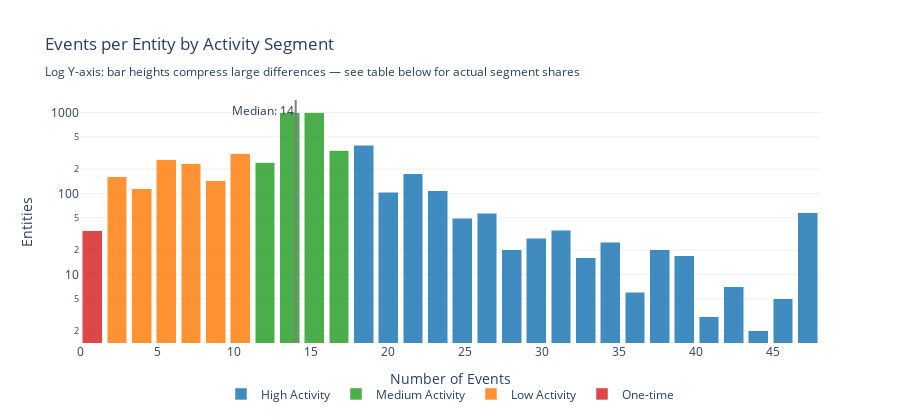

Notebook source saved alongside this figure:
### Markdown cell above
## 1a.4 Events per Entity Distribution

**Goal:** Understand how event volume varies across entities to guide feature engineering and identify modeling challenges.

| Segment | Definition | Why It Matters for Modeling |
|---------|------------|---------------------------|
| **One-time** | Exactly 1 event | No temporal features possible; cold-start problem |
| **Low Activity** | Below Q25 | Sparse features, many zeros; log-transform counts |
| **Medium Activity** | Q25 to Q75 | Core population; standard aggregation windows work |
| **High Activity** | Above Q75 | Rich features; watch for training set dominance |

### Code cell
from customer_retention.stages.profiling import classify_activity_segments

segment_result = classify_activity_segments(ts_profile.entity_lifecycles)

segment_order = ["One-time", "Low Activity", "Medium Activity", "High Activity"]
segment_colors = {
    "One-time": "#d62728", "Low Activity": "#ff7f0e",
    "Medium Activity": "#2ca02c", "High Activity": "#1f77b4",
}

event_counts = segment_result.lifecycles["event_count"]
x_max = event_counts.quantile(0.99)
bins = np.linspace(0, x_max, 31)
bin_centers = (bins[:-1] + bins[1:]) / 2

lc = segment_result.lifecycles
bin_indices = np.digitize(lc["event_count"], bins) - 1
bin_indices = bin_indices.clip(0, len(bin_centers) - 1)
lc_binned = lc.assign(_bin=bin_indices)

fig = go.Figure()
for seg in segment_order:
    subset = lc_binned[lc_binned["activity_segment"] == seg]
    if subset.empty:
        continue
    counts_per_bin = subset.groupby("_bin").size().reindex(range(len(bin_centers)), fill_value=0)
    fig.add_trace(go.Bar(
        x=bin_centers, y=counts_per_bin.values, name=seg,
        marker_color=segment_colors[seg], opacity=0.85,
    ))

fig.add_vline(
    x=event_counts.median(), line_dash="solid", line_color="gray",
    annotation_text=f"Median: {event_counts.median():.0f}",
    annotation_position="top left",
)

use_log_y = event_counts.value_counts().max() > event_counts.value_counts().median() * 50

log_note = ("<br><sub>Log Y-axis: bar heights compress large differences — "
            "see table below for actual segment shares</sub>" if use_log_y else "")

fig.update_layout(
    barmode="stack", template="plotly_white", height=420,
    title="Events per Entity by Activity Segment" + log_note,
    xaxis_title="Number of Events",
    yaxis_title="Entities",
    yaxis_type="log" if use_log_y else "linear",
    legend=dict(orientation="h", yanchor="top", y=-0.15, xanchor="center", x=0.5),
    margin=dict(b=70),
)
display_figure(fig)

### Figure 1 — Plotly figure (JSON) as saved in the notebook; plotly's stock layout.template omitted (floating-point values rounded to 4 significant figures)
{"data": [{"marker": {"color": "#d62728"}, "name": "One-time", "opacity": 0.85, "type": "bar", "x": [0.8005, 2.401, 4.002, 5.603, 7.204, 8.805, 10.41, 12.01, 13.61, 15.21, 16.81, 18.41, 20.01, 21.61, 23.21, 24.82, 26.42, 28.02, 29.62, 31.22, 32.82, 34.42, 36.02, 37.62, 39.22, 40.83, 42.43, 44.03, 45.63, 47.23], "y": [35, 0, 0, 0, 0, 0, 0, 0, 0, 0, 0, 0, 0, 0, 0, 0, 0, 0, 0, 0, 0, 0, 0, 0, 0, 0, 0, 0, 0, 0]}, {"marker": {"color": "#ff7f0e"}, "name": "Low Activity", "opacity": 0.85, "type": "bar", "x": [0.8005, 2.401, 4.002, 5.603, 7.204, 8.805, 10.41, 12.01, 13.61, 15.21, 16.81, 18.41, 20.01, 21.61, 23.21, 24.82, 26.42, 28.02, 29.62, 31.22, 32.82, 34.42, 36.02, 37.62, 39.22, 40.83, 42.43, 44.03, 45.63, 47.23], "y": [0, 161, 114, 265, 237, 146, 313, 0, 0, 0, 0, 0, 0, 0, 0, 0, 0, 0, 0, 0, 0, 0, 0, 0, 0, 0, 0, 0, 0, 0]}, {"marker": {"color": "#2ca02c"}, "name": "Medium Activity", "opacity": 0.85, "type": "bar", "x": [0.8005, 2.401, 4.002, 5.603, 7.204, 8.805, 10.41, 12.01, 13.61, 15.21, 16.81, 18.41, 20.01, 21.61, 23.21, 24.82, 26.42, 28.02, 29.62, 31.22, 32.82, 34.42, 36.02, 37.62, 39.22, 40.83, 42.43, 44.03, 45.63, 47.23], "y": [0, 0, 0, 0, 0, 0, 0, 242, 1010, 1008, 341, 0, 0, 0, 0, 0, 0, 0, 0, 0, 0, 0, 0, 0, 0, 0, 0, 0, 0, 0]}, {"marker": {"color": "#1f77b4"}, "name": "High Activity", "opacity": 0.85, "type": "bar", "x": [0.8005, 2.401, 4.002, 5.603, 7.204, 8.805, 10.41, 12.01, 13.61, 15.21, 16.81, 18.41, 20.01, 21.61, 23.21, 24.82, 26.42, 28.02, 29.62, 31.22, 32.82, 34.42, 36.02, 37.62, 39.22, 40.83, 42.43, 44.03, 45.63, 47.23], "y": [0, 0, 0, 0, 0, 0, 0, 0, 0, 0, 0, 392, 103, 175, 108, 49, 57, 20, 28, 35, 16, 25, 6, 20, 17, 3, 7, 2, 5, 58]}], "layout": {"annotations": [{"showarrow": false, "text": "Median: 14", "x": 14, "xanchor": "right", "xref": "x", "y": 1, "yanchor": "top", "yref": "y domain"}], "barmode": "stack", "height": 420, "legend": {"orientation": "h", "x": 0.5, "xanchor": "center", "y": -0.15, "yanchor": "top"}, "margin": {"b": 70}, "shapes": [{"line": {"color": "gray", "dash": "solid"}, "type": "line", "x0": 14, "x1": 14, "xref": "x", "y0": 0, "y1": 1, "yref": "y domain"}], "title": {"text": "Events per Entity by Activity Segment<br><sub>Log Y-axis: bar heights compress large differences — see table below for actual segment shares</sub>"}, "xaxis": {"title": {"text": "Number of Events"}}, "yaxis": {"title": {"text": "Entities"}, "type": "log"}}}
